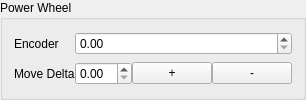
         <widget class="QGroupBox" name="groupBox_11">
          <property name="title">
           <string>Power Wheel</string>
          </property>
          <layout class="QGridLayout" name="gridLayout_16" columnstretch="0,0,0,0,0">
           <property name="sizeConstraint">
            <enum>QLayout::SetMinimumSize</enum>
           </property>
           <property name="horizontalSpacing">
            <number>0</number>
           </property>
           <item row="1" column="3">
            <widget class="QPushButton" name="powerwheel_move_fwd_pushButton">
             <property name="sizePolicy">
              <sizepolicy hsizetype="Minimum" vsizetype="Fixed">
               <horstretch>0</horstretch>
               <verstretch>0</verstretch>
              </sizepolicy>
             </property>
             <property name="minimumSize">
              <size>
               <width>10</width>
               <height>0</height>
              </size>
             </property>
             <property name="text">
              <string>+</string>
             </property>
             <property name="default">
              <bool>false</bool>
             </property>
             <property name="flat">
              <bool>false</bool>
             </property>
            </widget>
           </item>
           <item row="1" column="2">
            <widget class="QDoubleSpinBox" name="powerwheel_move_steps_doubleSpinBox"/>
           </item>
           <item row="1" column="4">
            <widget class="QPushButton" name="powerwheel_move_bkwd_pushButton">
             <property name="text">
              <string>-</string>
             </property>
            </widget>
           </item>
           <item row="1" column="1">
            <widget class="QLabel" name="label_25">
             <property name="text">
              <string>Move Delta</string>
             </property>
            </widget>
           </item>
           <item row="0" column="2" colspan="3">
            <widget class="QDoubleSpinBox" name="power_wheel_encoder_pos_doubleSpinBox"/>
           </item>
           <item row="0" column="1">
            <widget class="QLabel" name="label_29">
             <property name="text">
              <string>Encoder</string>
             </property>
            </widget>
           </item>
          </layout>
         </widget>
